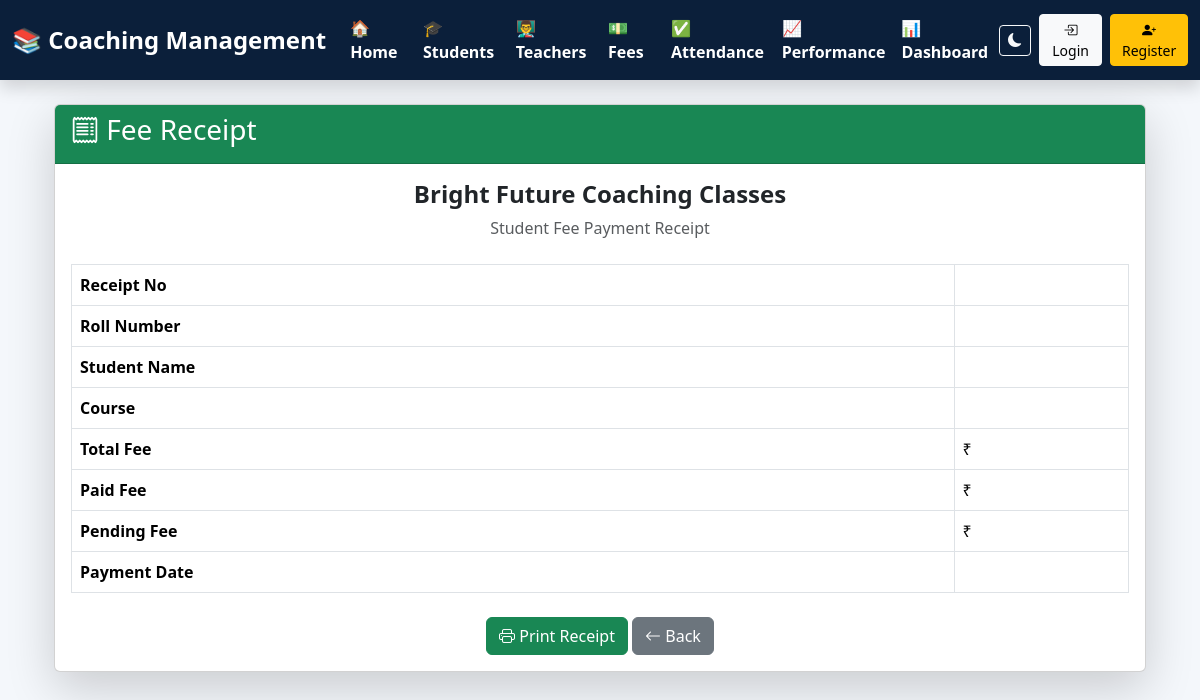
Before: /fee_receipt/5 with the older database file.
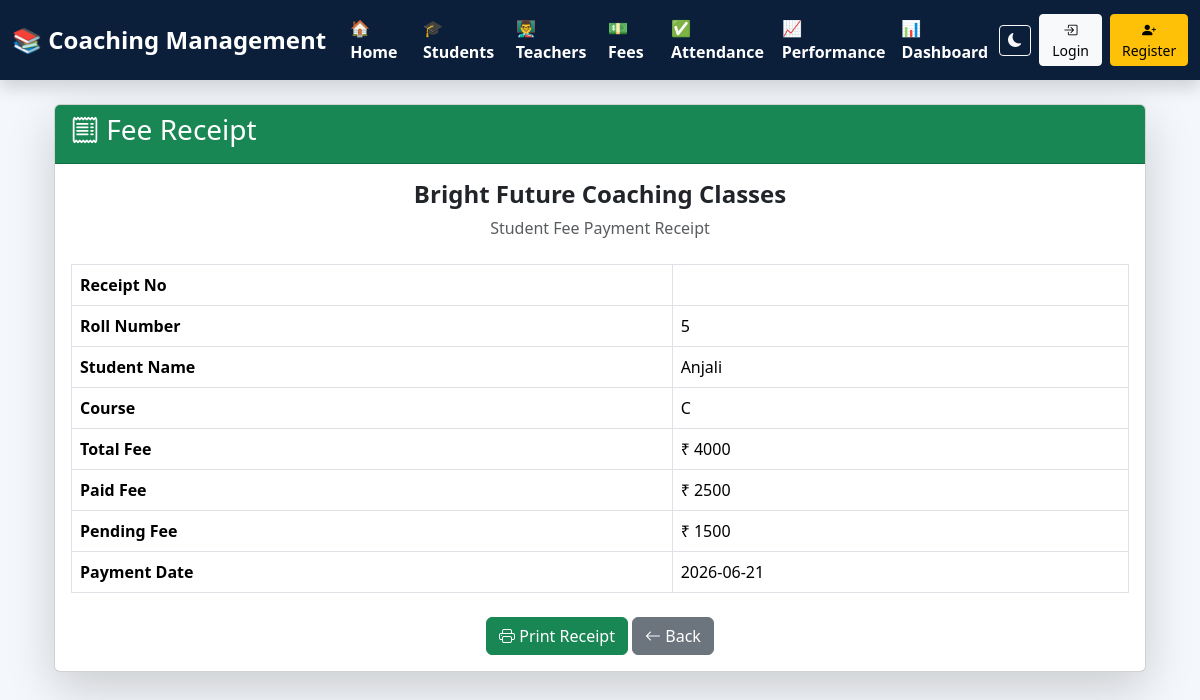
After: the same page with the newer database file.
### tables this page shows
CREATE TABLE students(

        id INTEGER PRIMARY KEY AUTOINCREMENT,
        roll_no INTEGER UNIQUE,
        name TEXT,
        father_name TEXT,
        surname TEXT,
        mobile TEXT,
        course TEXT,
        batch TEXT,
        address TEXT,
        admission_date TEXT,
        status TEXT

    , photo TEXT DEFAULT 'default.png');

CREATE TABLE fees(

        id INTEGER PRIMARY KEY AUTOINCREMENT,
        receipt_no TEXT UNIQUE,
        student_id INTEGER NOT NULL,
        total_fee INTEGER NOT NULL,
        paid_fee INTEGER NOT NULL,
        date TEXT NOT NULL,

        FOREIGN KEY(student_id)
        REFERENCES students(id)
        ON DELETE CASCADE

    );

### app.py (the view)
@app.route("/fee_receipt/<int:id>")
def fee_receipt(id):
    conn = get_connection()
    receipt = conn.execute("""
    SELECT

    fees.id,

    students.roll_no,

    students.name,

    students.course,

    fees.total_fee,

    fees.paid_fee,

    (fees.total_fee - fees.paid_fee) AS pending_fee,

    fees.date


    FROM fees


    INNER JOIN students


    ON fees.student_id = students.id


    WHERE fees.id=?

    """,
    (id,)).fetchone()
    conn.close()
    return render_template(
        "fee_receipt.html",
        receipt=receipt
    )

### db.py (called while the page is built)
def get_connection():
    conn = sqlite3.connect(DATABASE)
    conn.row_factory = sqlite3.Row
    conn.execute("PRAGMA foreign_keys = ON")
    return conn

### templates/fee_receipt.html (shortened to what this page needs)
{% extends "base.html" %}
{% block content %}
<div class="container mt-4">
    <div class="card shadow-lg">
        <div class="card-header bg-success text-white">
            <h3>
                <i class="bi bi-receipt"></i>
                Fee Receipt
            </h3>
        </div>
        <div class="card-body">
            <div class="text-center mb-4">
                <h4 class="fw-bold">
                    Bright Future Coaching Classes
                </h4>
                <p class="text-muted">
                    Student Fee Payment Receipt
                </p>
            </div>
            <table class="table table-bordered">
                <tr>
                    <th>Receipt No</th>
                    <td>
                    </td>
                </tr>
                <tr>
                    <th>Roll Number</th>
                    <td>{{ receipt.roll_no }}</td>
                </tr>
                <tr>
                    <th>Student Name</th>
                    <td>{{ receipt.name }}</td>
                </tr>
                <tr>
                    <th>Course</th>
                    <td>{{ receipt.course }}</td>
                </tr>
                <tr>
                    <th>Total Fee</th>
                    <td>₹ {{ receipt.total_fee }}</td>
                </tr>
                <tr>
                    <th>Paid Fee</th>
                    <td>₹ {{ receipt.paid_fee }}</td>
                </tr>
                <tr>
                    <th>Pending Fee</th>
                    <td>₹ {{ receipt.pending_fee }}</td>
                </tr>
                <tr>
                    <th>Payment Date</th>
                    <td>{{ receipt.date }}</td>
                </tr>
            </table>
            <div class="mt-4 text-center">
                <button
                    onclick="window.print()"
                    class="btn btn-success">
                    <i class="bi bi-printer"></i>
                    Print Receipt
                </button>
                <a href="/fees"
                   class="btn btn-secondary">
                    <i class="bi bi-arrow-left"></i>
                    Back
                </a>
            </div>
        </div>
    </div>
</div>
{% endblock %}

Changed rows visible on the page:
now on this page (row edited): students: roll_no "5", name "Anjali", course "C"
added fees: total_fee "4000", paid_fee "2500", date "2026-06-21"
Other visible differences:
{{ receipt.pending_fee }}: (not shown) → "1500"
